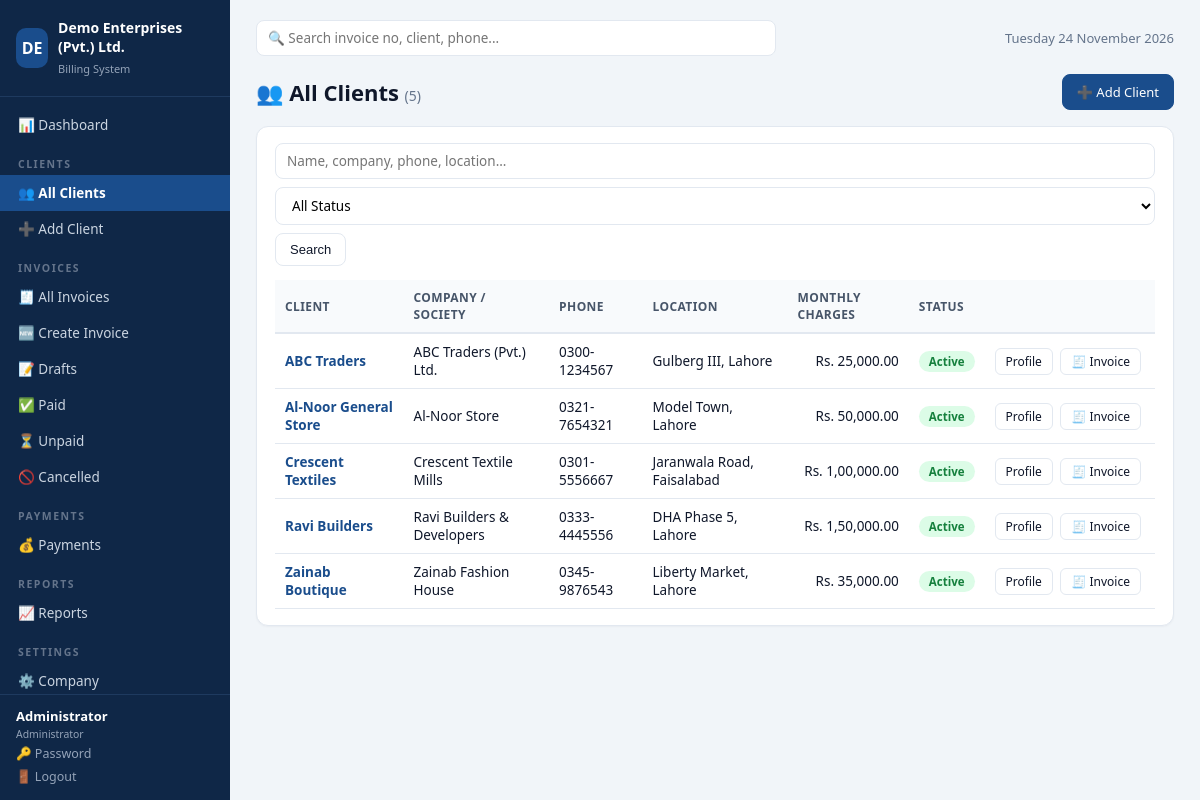
The page /clients (signed in) on the database its author committed.
### tables this page shows
CREATE TABLE company_settings (
    id                    INTEGER PRIMARY KEY CHECK (id = 1),
    company_name          TEXT NOT NULL DEFAULT 'Your Company (Pvt.) Ltd.',
    logo_path             TEXT,
    address               TEXT NOT NULL DEFAULT '',
    phone                 TEXT NOT NULL DEFAULT '',
    email                 TEXT NOT NULL DEFAULT '',
    ntn                   TEXT NOT NULL DEFAULT '',
    strn                  TEXT NOT NULL DEFAULT '',
    bank_name             TEXT NOT NULL DEFAULT '',
    account_title         TEXT NOT NULL DEFAULT '',
    account_number        TEXT NOT NULL DEFAULT '',
    iban                  TEXT NOT NULL DEFAULT '',
    gst_percent           REAL NOT NULL DEFAULT 0,
    invoice_prefix        TEXT NOT NULL DEFAULT 'CC',
    invoice_start_number  INTEGER NOT NULL DEFAULT 1,
    authorized_signatory  TEXT NOT NULL DEFAULT '',
    signature_path        TEXT,
    invoice_footer        TEXT NOT NULL DEFAULT '',
    updated_at            TEXT NOT NULL DEFAULT (datetime('now', 'localtime'))
);

CREATE TABLE users (
    id            INTEGER PRIMARY KEY AUTOINCREMENT,
    username      TEXT NOT NULL UNIQUE,
    password_hash TEXT NOT NULL,
    full_name     TEXT NOT NULL,
    role          TEXT NOT NULL DEFAULT 'viewer'
                  CHECK (role IN ('admin', 'billing_officer', 'viewer')),
    is_active     INTEGER NOT NULL DEFAULT 1,
    created_at    TEXT NOT NULL DEFAULT (datetime('now', 'localtime')),
    updated_at    TEXT NOT NULL DEFAULT (datetime('now', 'localtime'))
);

CREATE TABLE clients (
    id                      INTEGER PRIMARY KEY AUTOINCREMENT,
    client_name             TEXT NOT NULL,
    company_name            TEXT NOT NULL DEFAULT '',
    contact_person          TEXT NOT NULL DEFAULT '',
    phone                   TEXT NOT NULL DEFAULT '',
    email                   TEXT NOT NULL DEFAULT '',
    address                 TEXT NOT NULL DEFAULT '',
    location                TEXT NOT NULL DEFAULT '',
    ntn                     TEXT NOT NULL DEFAULT '',
    strn                    TEXT NOT NULL DEFAULT '',
    contract_start_date     TEXT,
    contract_end_date       TEXT,
    monthly_service_charges REAL NOT NULL DEFAULT 0,
    default_units           REAL NOT NULL DEFAULT 0,
    default_per_unit_charges REAL NOT NULL DEFAULT 0,
    bank_details            TEXT NOT NULL DEFAULT '',
    notes                   TEXT NOT NULL DEFAULT '',
    status                  TEXT NOT NULL DEFAULT 'active'
                            CHECK (status IN ('active', 'inactive')),
    is_deleted              INTEGER NOT NULL DEFAULT 0,
    created_by              INTEGER REFERENCES users(id),
    created_at              TEXT NOT NULL DEFAULT (datetime('now', 'localtime')),
    updated_at              TEXT NOT NULL DEFAULT (datetime('now', 'localtime'))
);

### clients.py (the view)
@bp.route('/clients')
@login_required
def client_list():
    q = request.args.get('q', '').strip()
    status = request.args.get('status', '')
    page = max(int(request.args.get('page', 1)), 1)
    per_page = 20
    sql = 'SELECT * FROM clients WHERE is_deleted = 0'
    args = []
    if q:
        sql += (' AND (client_name LIKE ? OR company_name LIKE ? OR phone LIKE ? '
                'OR contact_person LIKE ? OR location LIKE ?)')
        like = f'%{q}%'
        args += [like, like, like, like, like]
    if status in ('active', 'inactive'):
        sql += ' AND status = ?'
        args.append(status)
    with get_db() as conn:
        total = conn.execute(sql.replace('SELECT *', 'SELECT COUNT(*) c', 1), args).fetchone()['c']
        rows = conn.execute(sql + ' ORDER BY client_name LIMIT ? OFFSET ?',
                            args + [per_page, (page - 1) * per_page]).fetchall()
    pages = max(1, (total + per_page - 1) // per_page)
    return render_template('clients/list.html', clients=rows, q=q, status=status,
                           page=page, pages=pages, total=total,
                           format_pkr=utils.format_pkr)

### app.py (called while the page is built)
@app.context_processor
def inject_globals():
    settings = {}
    try:
        with get_db() as conn:
            row = conn.execute('SELECT * FROM company_settings WHERE id = 1').fetchone()
            settings = dict(row) if row else {}
    except Exception:
        pass
    return dict(ROLES=ROLES, can_edit=can_edit(), settings=settings)

### db.py (called while the page is built)
def get_db():
    conn = sqlite3.connect(DB_PATH)
    conn.row_factory = sqlite3.Row
    conn.execute('PRAGMA foreign_keys = ON')
    conn.execute('PRAGMA busy_timeout = 5000')  # multi-worker SQLite safety
    return conn

### utils.py (called while the page is built)
def format_pkr(amount):
    try:
        amount = round(float(amount or 0), 2)
    except (TypeError, ValueError):
        amount = 0.0
    negative = amount < 0
    amount = abs(amount)
    rupees = int(amount)
    paise = int(round((amount - rupees) * 100))
    if paise == 100:
        rupees += 1
        paise = 0
    s = str(rupees)
    if len(s) > 3:
        head, tail = s[:-3], s[-3:]
        groups = []
        while len(head) > 2:
            groups.insert(0, head[-2:])
            head = head[:-2]
        if head:
            groups.insert(0, head)
        s = ','.join(groups + [tail])
    result = 'Rs. ' + s + (f'.{paise:02d}' if paise else '.00')
    return ('-' + result) if negative else result

### templates/clients/list.html (shortened to what this page needs)
{% extends 'base.html' %}
{% block content %}
<div class="page-head">
  <h1>👥 All Clients <span class="count">({{ total }})</span></h1>
  {% if can_edit %}<a class="btn btn-primary" href="{{ url_for('clients.client_add') }}">➕ Add Client</a>{% endif %}
</div>
<div class="card">
  <form method="get" class="filters">
    <input type="search" name="q" value="{{ q }}" placeholder="Name, company, phone, location..." class="grow">
    <select name="status">
      <option value="">All Status</option>
    </select>
    <button class="btn">Search</button>
  </form>
  <table class="table">
    <thead><tr><th>Client</th><th>Company / Society</th><th>Phone</th><th>Location</th><th>Monthly Charges</th><th>Status</th><th></th></tr></thead>
    <tbody>
    {% for c in clients %}
      <tr>
        <td><a href="{{ url_for('clients.client_profile', client_id=c.id) }}"><strong>{{ c.client_name }}</strong></a></td>
        <td>{{ c.company_name }}</td>
        <td>{{ c.phone }}</td>
        <td>{{ c.location }}</td>
        <td class="num">{{ format_pkr(c.monthly_service_charges) }}</td>
        <td><span class="badge badge-{{ c.status }}">{{ c.status }}</span></td>
        <td class="actions">
          <a class="btn btn-sm" href="{{ url_for('clients.client_profile', client_id=c.id) }}">Profile</a>
          {% if can_edit %}<a class="btn btn-sm" href="{{ url_for('invoices.invoice_new', client_id=c.id) }}">🧾 Invoice</a>{% endif %}
        </td>
      </tr>
    {% else %}
      <tr><td colspan="7" class="empty">No clients found.</td></tr>
    {% endfor %}
    </tbody>
  </table>
</div>
{% endblock %}

### templates/base.html (shortened to what this page needs)
<!DOCTYPE html>
<html lang="en">
<head>
<link rel="stylesheet" href="{{ url_for('static', filename='style.css') }}">
</head>
<body>
<aside class="sidebar">
  <div class="brand">
    <span class="brand-logo">{{ (settings.company_name or 'BI')[:2]|upper }}</span>
    <div class="brand-text">
      <strong>{{ settings.company_name or 'Billing System' }}</strong>
      <small>Billing System</small>
    </div>
  </div>
  <nav>
    <a href="{{ url_for('dashboard') }}" class="{{ 'active' if request.path == '/' }}">📊 Dashboard</a>
    <div class="nav-group">CLIENTS</div>
    <a href="{{ url_for('clients.client_list') }}" class="{{ 'active' if request.path.startswith('/clients') and '/clients/add' not in request.path }}">👥 All Clients</a>
    {% if can_edit %}<a href="{{ url_for('clients.client_add') }}" class="{{ 'active' if request.path == '/clients/add' }}">➕ Add Client</a>{% endif %}
    <div class="nav-group">INVOICES</div>
    <a href="{{ url_for('invoices.invoice_list') }}" class="{{ 'active' if request.path == '/invoices' }}">🧾 All Invoices</a>
    {% if can_edit %}<a href="{{ url_for('invoices.invoice_new') }}" class="{{ 'active' if request.path == '/invoices/new' }}">🆕 Create Invoice</a>{% endif %}
    <a href="{{ url_for('invoices.invoice_list', status='draft') }}">📝 Drafts</a>
    <a href="{{ url_for('invoices.invoice_list', status='paid') }}">✅ Paid</a>
    <a href="{{ url_for('invoices.invoice_list', status='issued') }}">⏳ Unpaid</a>
    <a href="{{ url_for('invoices.invoice_list', status='cancelled') }}">🚫 Cancelled</a>
    <div class="nav-group">PAYMENTS</div>
    <a href="{{ url_for('invoices.payment_list') }}">💰 Payments</a>
    <div class="nav-group">REPORTS</div>
    <a href="{{ url_for('reports.reports', type='monthly') }}" class="{{ 'active' if request.path.startswith('/reports') }}">📈 Reports</a>
    {% if session.user.role == 'admin' %}
    <div class="nav-group">SETTINGS</div>
    <a href="{{ url_for('settings.settings_page') }}" class="{{ 'active' if request.path == '/settings' }}">⚙️ Company</a>
    {% endif %}
  </nav>
  <div class="sidebar-foot">
    <div class="user-chip">
      <strong>{{ session.user.full_name }}</strong>
      <small>{{ ROLES[session.user.role] }}</small>
    </div>
    <a href="{{ url_for('change_password') }}">🔑 Password</a>
    <a href="{{ url_for('logout') }}">🚪 Logout</a>
  </div>
</aside>
<main class="main">
  <header class="topbar">
    <form action="{{ url_for('invoices.invoice_list') }}" method="get" class="quick-search">
      <input type="search" name="q" placeholder="🔍 Search invoice no, client, phone..." value="{{ request.args.get('q','') }}">
    </form>
    <span class="topbar-date" id="today-label"></span>
  </header>
  {% block content %}{% endblock %}
</main>
</body>
</html>

### static/style.css (style rules this page uses)
* { box-sizing: border-box; margin: 0; padding: 0; }
:root { --primary: #1a4d8c; --primary-dark: #123a68; --bg: #f1f5f9; --card: #ffffff; --text: #0f172a; --muted: #64748b; --border: #e2e8f0; --good: #15803d; --warn: #b45309; --bad: #b91c1c; }
body { font-family: 'Segoe UI', Arial, sans-serif; background: var(--bg); color: var(--text); display: flex; min-height: 100vh; }
a { color: var(--primary); text-decoration: none; }
.sidebar { width: 230px; background: #0f2747; color: #cbd5e1; display: flex; flex-direction: column; position: fixed; top: 0; bottom: 0; left: 0; }
.brand { display: flex; align-items: center; gap: 10px; padding: 18px 16px; border-bottom: 1px solid #1e3a5f; }
.brand-logo { width: 40px; height: 40px; border-radius: 10px; background: var(--primary); color: #fff; display: flex; align-items: center; justify-content: center; font-weight: 800; font-size: 16px; }
.brand-text strong { display: block; color: #fff; font-size: 14px; }
.brand-text small { color: #94a3b8; font-size: 11px; }
.sidebar nav { flex: 1; overflow-y: auto; padding: 10px 0; }
.sidebar nav a { display: block; padding: 9px 18px; color: #cbd5e1; font-size: 13.5px; }
.sidebar nav a.active { background: var(--primary); color: #fff; font-weight: 600; }
.nav-group { padding: 14px 18px 4px; font-size: 10.5px; letter-spacing: 1.5px; color: #64748b; font-weight: 700; }
.sidebar-foot { border-top: 1px solid #1e3a5f; padding: 12px 16px; font-size: 12.5px; }
.sidebar-foot a { display: block; color: #94a3b8; padding: 3px 0; }
.user-chip strong { display: block; color: #fff; font-size: 13px; }
.user-chip small { color: #94a3b8; }
.main { margin-left: 230px; flex: 1; padding: 20px 26px 50px; }
.topbar { display: flex; justify-content: space-between; align-items: center; margin-bottom: 18px; gap: 14px; }
.quick-search { flex: 1; max-width: 520px; }
.quick-search input, .filters input, .filters select { padding: 8px 12px; border: 1px solid var(--border); border-radius: 8px; font-size: 13.5px; }
.quick-search input { width: 100%; }
.topbar-date { color: var(--muted); font-size: 13px; }
.page-head { display: flex; justify-content: space-between; align-items: center; margin-bottom: 16px; flex-wrap: wrap; gap: 10px; }
h1 { font-size: 22px; }
.count { color: var(--muted); font-weight: 400; font-size: 14px; }
.card { background: var(--card); border: 1px solid var(--border); border-radius: 12px; padding: 16px 18px; margin-bottom: 16px; box-shadow: 0 1px 2px rgba(15,23,42,.04); }
input[type=text], input[type=number], input[type=date], input[type=month], input[type=email], input[type=password], input[type=search], input[type=file], select, textarea { width: 100%; padding: 8px 11px; border: 1px solid var(--border); border-radius: 8px; font-size: 13.5px; font-family: inherit; background: #fff; }
.filters { display: flex; gap: 8px; flex-wrap: wrap; align-items: center; margin-bottom: 14px; }
.filters .grow { flex: 1; min-width: 200px; }
.btn { display: inline-block; padding: 8px 14px; border: 1px solid var(--border); border-radius: 8px; background: #fff; color: var(--text); font-size: 13px; cursor: pointer; }
.btn-primary { background: var(--primary); border-color: var(--primary); color: #fff; }
.btn-sm { padding: 4px 10px; font-size: 12px; border-radius: 6px; }
.table { width: 100%; border-collapse: collapse; font-size: 13.5px; }
.table th { text-align: left; padding: 9px 10px; background: #f8fafc; border-bottom: 2px solid var(--border); color: #475569; font-size: 12px; text-transform: uppercase; letter-spacing: .4px; }
.table td { padding: 9px 10px; border-bottom: 1px solid var(--border); }
.num { text-align: right; font-variant-numeric: tabular-nums; }
.actions { white-space: nowrap; }
.actions .btn { margin-right: 4px; }
.badge { display: inline-block; padding: 3px 10px; border-radius: 99px; font-size: 11.5px; font-weight: 600; text-transform: capitalize; }
.badge-active, .badge-paid, .badge-cash { background: #dcfce7; color: var(--good); }

### rows shown on the page
company_settings: company_name "DE", company_name "Demo Enterprises (Pvt.) Ltd."
users: user.full_name "Administrator", role "Administrator"
clients: client_name "ABC Traders", company_name "ABC Traders (Pvt.) Ltd.", phone "0300-1234567", location "Gulberg III, Lahore", monthly_service_charges "Rs. 25,000.00", status "Active"
clients: client_name "Al-Noor General Store", company_name "Al-Noor Store", phone "0321-7654321", location "Model Town, Lahore", monthly_service_charges "Rs. 50,000.00", status "Active"
clients: client_name "Crescent Textiles", company_name "Crescent Textile Mills", phone "0301-5556667", location "Jaranwala Road, Faisalabad", monthly_service_charges "Rs. 1,00,000.00", status "Active"
clients: client_name "Ravi Builders", company_name "Ravi Builders & Developers", phone "0333-4445556", location "DHA Phase 5, Lahore", monthly_service_charges "Rs. 1,50,000.00", status "Active"
clients: client_name "Zainab Boutique", company_name "Zainab Fashion House", phone "0345-9876543", location "Liberty Market, Lahore", monthly_service_charges "Rs. 35,000.00", status "Active"

### other values the page prints
{{ total }} "5"
